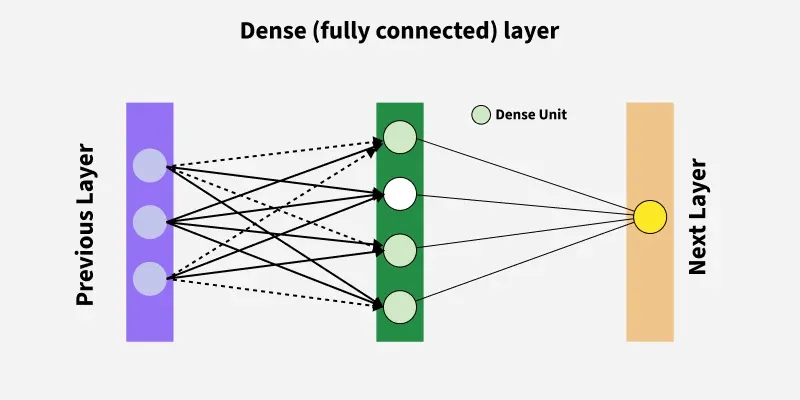
#> input picture Introduction to Computer Vision and Image Processing by Coursera/Module-3-Neural Network and Deep Learning for Image Classification/image.png, 800 x 400 px, given in place of image.jpg, which was not available
$ python 'Image Transformations.py'
#> lines starting #> are read from the running program, lines starting #| are printed output that depends on the picture; pictures that were not available may be replaced by others from this repository, and a replacement may not be noted
import cv2 as cv
import numpy as np

## Read image
img = cv.imread('image.jpg')
#> img is the input picture: shape (400, 800, 3); mean B, G, R 226.7, 227.3, 227
cv.imshow('Cat', img)

## Function for Image Translation

"""
-x --> left
-y --> up
+x --> Right
+y --> Down
"""
def imgTranslation(image, x, y):
#> called with x = 100, y = 100
    transMat = np.float32([[1,0,x],[0,1,y]])
    dimensions = (image.shape[1],image.shape[0])
#> dimensions = (800, 400)
    return cv.warpAffine(image, transMat,dimensions)
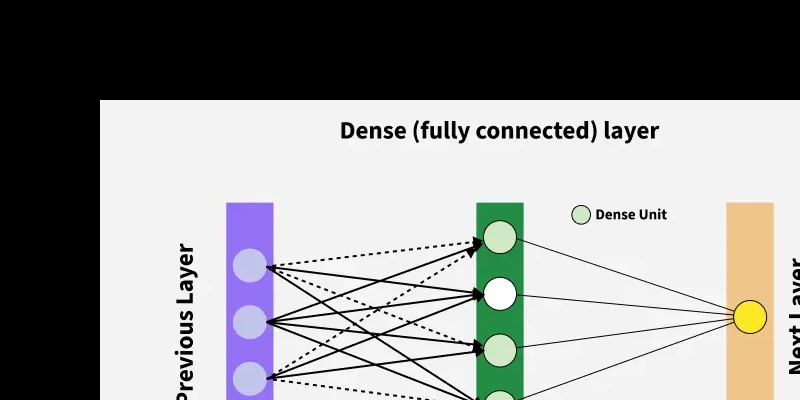
#> returned value: shape (400, 800, 3); mean of channels 0, 1, 2 145, 145.7, 145.4; drawn as B, G, R

tranlated = imgTranslation(img, 100,100) # (-100,-100),(-100,100),(100,-100)
cv.imshow("Translated Image : ", tranlated)


## Image Rotation
"""
    * Image is input & the rotation angel, the point about which to rotate
    if case:
        *If no rotation point is provided, sets it to the center of the image.
    Uses OpenCV’s getRotationMatrix2D to create a 2x3 rotation matrix.
        * rotPoint: center of rotation.
        * angle: rotation in degrees.
        * 1.0: scale factor (no scaling).
    dimension is the height and weight

    Return :
        Applies the roation to the iamge using OpenCv's warpAffine function & return
"""
def Rotated(img, angle, rotPoint=None):
#> called with angle = -90
    (height, weight) = img.shape[:2]
#> height = 400; weight = 800

    if rotPoint is None:
        rotPoint = (weight//2,height//2)
#> rotPoint = (400, 200)

    rotMat = cv.getRotationMatrix2D(rotPoint,angle,1.0)
    dimensions = (weight,height)
#> dimensions = (800, 400)

    return cv.warpAffine(img,rotMat,dimensions)
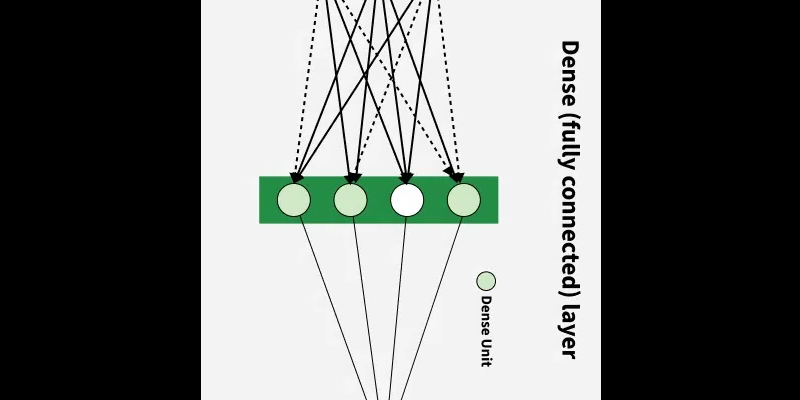
#> returned value: shape (400, 800, 3); mean of channels 0, 1, 2 111.3, 113.3, 110.6; drawn as B, G, R


Rotated = Rotated(img, -90)  # Rotate by 45 degrees
cv.imshow("Rotated Image : ", Rotated)


# Image Resizing
def Resized(image, scale=0.5):
#> called with scale = 0.5
    dimensions = (int(image.shape[1] * scale), int(image.shape[0] * scale))
#> dimensions = (400, 200)
    return cv.resize(image, dimensions, interpolation=cv.INTER_AREA)
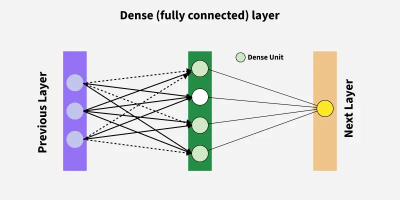
#> returned value: shape (200, 400, 3); mean of channels 0, 1, 2 226.7, 227.3, 227; drawn as B, G, R

resized = Resized(img, 0.5)  # Resize to 50% of original size
cv.imshow("Resized Image : ", resized)


# flip Image
flip = cv.flip(img, 1)  # 0 for vertical, 1 for horizontal, -1 for both
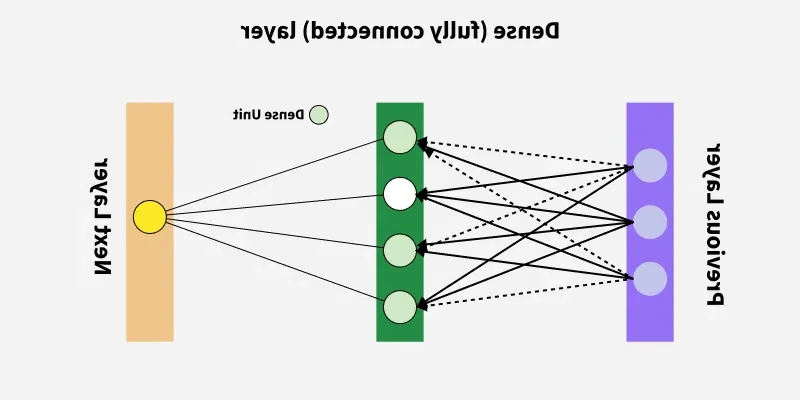
#> flip: shape (400, 800, 3); mean B, G, R 226.7, 227.3, 227
cv.imshow("Flipped Image : ", flip)

# Crop image
cropped = img[200:300, 100:200]  # Crop a region of interest (ROI)
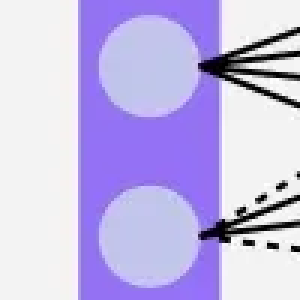
#> cropped: shape (100, 100, 3) (shown 3 times larger); mean B, G, R 230.6, 186.9, 196.4
cv.imshow("Cropped Image : ", cropped)

cv.waitKey(0)
cv.destroyAllWindows()
